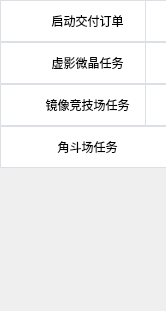
     <widget class="QWidget" name="scrollAreaWidgetContents_4">
      <property name="geometry">
       <rect>
        <x>0</x>
        <y>0</y>
        <width>166</width>
        <height>311</height>
       </rect>
      </property>
      <property name="minimumSize">
       <size>
        <width>0</width>
        <height>311</height>
       </size>
      </property>
      <widget class="QWidget" name="function1_widget" native="true">
       <property name="geometry">
        <rect>
         <x>0</x>
         <y>0</y>
         <width>175</width>
         <height>211</height>
        </rect>
       </property>
       <widget class="QPushButton" name="start_spend_order_Button">
        <property name="geometry">
         <rect>
          <x>0</x>
          <y>0</y>
          <width>175</width>
          <height>42</height>
         </rect>
        </property>
        <property name="toolTip">
         <string>&lt;html&gt;&lt;head/&gt;&lt;body&gt;&lt;p&gt;寻找订单并交付&lt;/p&gt;&lt;p&gt;【自动停止】&lt;/p&gt;&lt;/body&gt;&lt;/html&gt;</string>
        </property>
        <property name="styleSheet">
         <string notr="true">QPushButton {
    background-color: #ffffff;
    border: 1px solid #dcdfe6;
    border-radius: 1px;
}

QPushButton:hover {
    background-color: #ecf5ff;
    color: #409eff;
}

QPushButton:pressed, QPushButton:checked {
    border: 1px solid #3a8ee6;
    color: #409eff;
}</string>
        </property>
        <property name="text">
         <string>启动交付订单</string>
        </property>
       </widget>
       <widget class="QPushButton" name="start_smallCrystal_Button">
        <property name="geometry">
         <rect>
          <x>0</x>
          <y>42</y>
          <width>175</width>
          <height>42</height>
         </rect>
        </property>
        <property name="toolTip">
         <string>&lt;html&gt;&lt;head/&gt;&lt;body&gt;&lt;p&gt;根据设置通关虚影来获得微晶&lt;/p&gt;&lt;p&gt;【自动停止】&lt;/p&gt;&lt;/body&gt;&lt;/html&gt;</string>
        </property>
        <property name="styleSheet">
         <string notr="true">QPushButton {
    background-color: #ffffff;
    border: 1px solid #dcdfe6;
    border-radius: 1px;
}

QPushButton:hover {
    background-color: #ecf5ff;
    color: #409eff;
}

QPushButton:pressed, QPushButton:checked {
    border: 1px solid #3a8ee6;
    color: #409eff;
}</string>
        </property>
        <property name="text">
         <string>虚影微晶任务</string>
        </property>
       </widget>
       <widget class="QPushButton" name="start_smallCrystal_settings_Button">
        <property name="geometry">
         <rect>
          <x>145</x>
          <y>42</y>
          <width>24</width>
          <height>42</height>
         </rect>
        </property>
        <property name="styleSheet">
         <string notr="true">QPushButton {
    background-color: #ffffff;
    border: 1px solid #dcdfe6;
    border-radius: 1px;
}

QPushButton:hover {
    background-color: #ecf5ff;
    color: #409eff;
}

QPushButton:pressed, QPushButton:checked {
    border: 1px solid #3a8ee6;
    color: #409eff;
}</string>
        </property>
        <property name="icon">
         <iconset resource="icon/icon.qrc">
          <normaloff>:/icon/settings.png</normaloff>:/icon/settings.png</iconset>
        </property>
       </widget>
       <widget class="QPushButton" name="start_spend_order_settings_Button">
        <property name="geometry">
         <rect>
          <x>145</x>
          <y>0</y>
          <width>24</width>
          <height>42</height>
         </rect>
        </property>
        <property name="styleSheet">
         <string notr="true">QPushButton {
    background-color: #ffffff;
    border: 1px solid #dcdfe6;
    border-radius: 1px;
}

QPushButton:hover {
    background-color: #ecf5ff;
    color: #409eff;
}

QPushButton:pressed, QPushButton:checked {
    border: 1px solid #3a8ee6;
    color: #409eff;
}</string>
        </property>
        <property name="icon">
         <iconset resource="icon/icon.qrc">
          <normaloff>:/icon/settings.png</normaloff>:/icon/settings.png</iconset>
        </property>
       </widget>
       <widget class="QPushButton" name="start_JJCTask_settings_Button">
        <property name="geometry">
         <rect>
          <x>145</x>
          <y>84</y>
          <width>24</width>
          <height>42</height>
         </rect>
        </property>
        <property name="styleSheet">
         <string notr="true">QPushButton {
    background-color: #ffffff;
    border: 1px solid #dcdfe6;
    border-radius: 1px;
}

QPushButton:hover {
    background-color: #ecf5ff;
    color: #409eff;
}

QPushButton:pressed, QPushButton:checked {
    border: 1px solid #3a8ee6;
    color: #409eff;
}</string>
        </property>
        <property name="icon">
         <iconset resource="icon/icon.qrc">
          <normaloff>:/icon/settings.png</normaloff>:/icon/settings.png</iconset>
        </property>
       </widget>
       <widget class="QPushButton" name="start_JJCTask_Button">
        <property name="geometry">
         <rect>
          <x>0</x>
          <y>84</y>
          <width>175</width>
          <height>42</height>
         </rect>
        </property>
        <property name="toolTip">
         <string>&lt;html&gt;&lt;head/&gt;&lt;body&gt;&lt;p&gt;根据设置挑战竞技场&lt;/p&gt;&lt;p&gt;【自动停止】&lt;/p&gt;&lt;/body&gt;&lt;/html&gt;</string>
        </property>
        <property name="styleSheet">
         <string notr="true">QPushButton {
    background-color: #ffffff;
    border: 1px solid #dcdfe6;
    border-radius: 1px;
}

QPushButton:hover {
    background-color: #ecf5ff;
    color: #409eff;
}

QPushButton:pressed, QPushButton:checked {
    border: 1px solid #3a8ee6;
    color: #409eff;
}</string>
        </property>
        <property name="text">
         <string>镜像竞技场任务</string>
        </property>
       </widget>
       <widget class="QPushButton" name="start_JDCTask_Button">
        <property name="geometry">
         <rect>
          <x>0</x>
          <y>126</y>
          <width>175</width>
          <height>42</height>
         </rect>
        </property>
        <property name="toolTip">
         <string>&lt;html&gt;&lt;head/&gt;&lt;body&gt;&lt;p&gt;自动化挑战角斗场随机模式&lt;/p&gt;&lt;p&gt;【自动停止，不保证通关】&lt;/p&gt;&lt;/body&gt;&lt;/html&gt;</string>
        </property>
        <property name="styleSheet">
         <string notr="true">QPushButton {
    background-color: #ffffff;
    border: 1px solid #dcdfe6;
    border-radius: 1px;
}

QPushButton:hover {
    background-color: #ecf5ff;
    color: #409eff;
}

QPushButton:pressed, QPushButton:checked {
    border: 1px solid #3a8ee6;
    color: #409eff;
}</string>
        </property>
        <property name="text">
         <string>角斗场任务</string>
        </property>
       </widget>
       <zorder>start_spend_order_Button</zorder>
       <zorder>start_smallCrystal_Button</zorder>
       <zorder>start_smallCrystal_settings_Button</zorder>
       <zorder>start_spend_order_settings_Button</zorder>
       <zorder>start_JJCTask_Button</zorder>
       <zorder>start_JJCTask_settings_Button</zorder>
       <zorder>start_JDCTask_Button</zorder>
      </widget>
     </widget>
